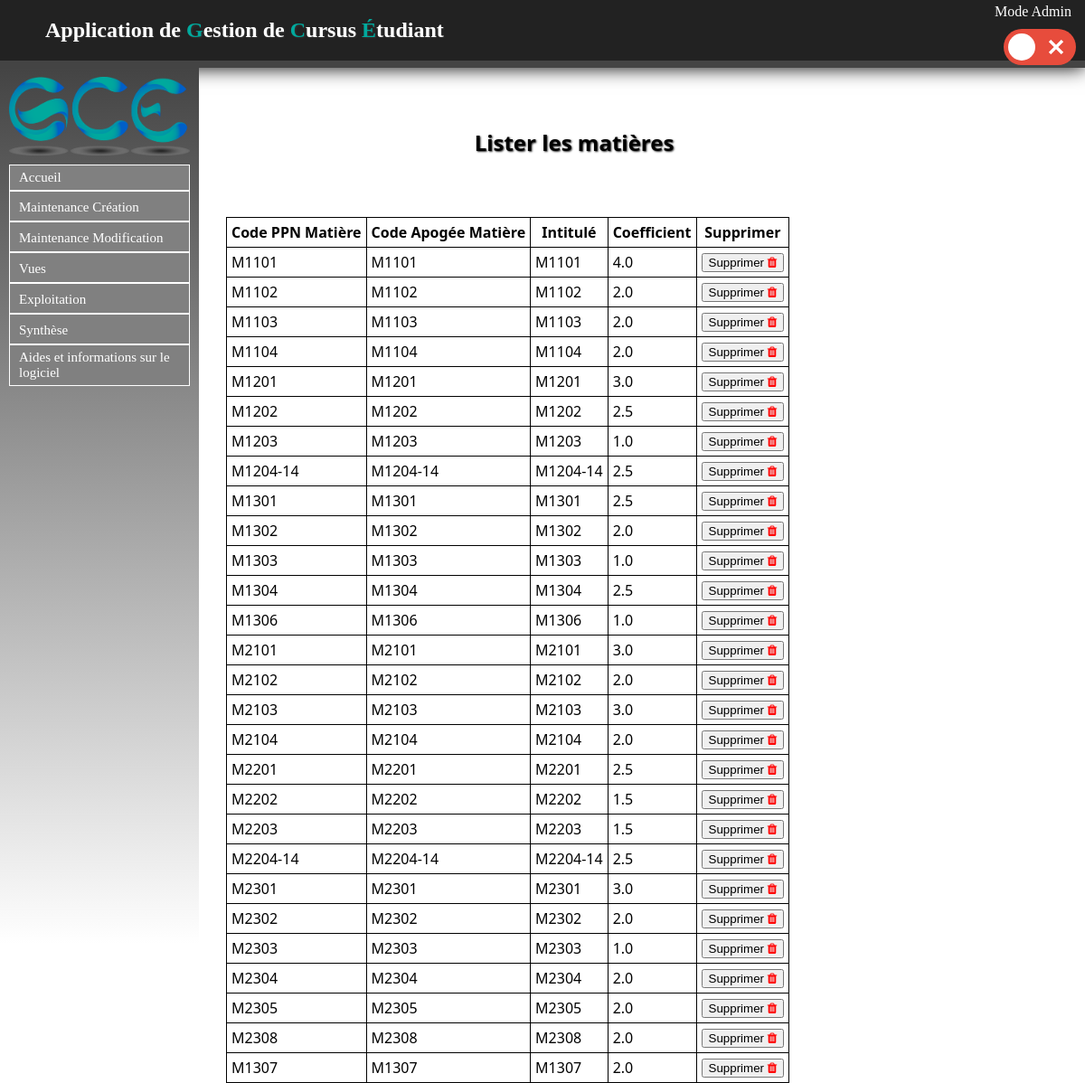
Screenshot of /Matiere/listermatieres with the database file from the repository.
### Matiere/models.py (models this page shows, shortened)
class Matiere(models.Model):
	intitule = models.CharField(max_length=30,null=False)
	code_ppn = models.CharField(max_length=30,null=False)
	code_apogee = models.CharField(max_length=30,null=False)
	coefficient = models.FloatField(default=1.0)
	ue = models.ForeignKey('UE.ue', null=True)

### Matiere/views.py (the view)
def listermatieres(request):
	matieres = Matiere.objects.all()
	return render(request, 'contenu_html/listermatieres.html', locals())

### Matiere/templates/contenu_html/listermatieres.html (shortened to what this page needs)
{% extends "templates/base.html" %}
{% block content %}
<h1>Lister les matières</h1>
{% if not matieres %}
	<p>Il faut créer les matières avant de pouvoir les lister.</p>
{% else %}
	<table >
	<tr>
		<th>Code PPN Matière</th>
		<th>Code Apogée Matière</th>
		<th>Intitulé</th>
		<th>Coefficient</th>
		<th>Supprimer</th>
	</tr>
{% endif %}
{% for mat in matieres %}
	<tr>
		<td>{{ mat.code_ppn }}</td>
		<td>{{ mat.code_apogee }}</td>
		<td>{{ mat.intitule }}</td>
		<td>{{ mat.coefficient }}</td>
		<td><a href="supprmat/{{ mat.id }}"><button>Supprimer <i style="color:red" class="fa fa-trash" aria-hidden="true"></i></button></a></td>
	</tr>
{% endfor %}
</table>
{% endblock %}

### static/css/stylesheet.css (style rules this page uses)
a { color:#222222; text-decoration: none; }
table a { color: blue; text-decoration: underline; }
html,body { height: 100%; }
body { font-family: "Segoe UI", Verdana, serif; font-size:12pt; margin:0; padding:0; }
h1 { text-shadow:1px 1px 2px #333333; text-align: left; color:white; margin-left: 50px; font-size: 1.5em; display: inline-block; }
table { border:1px solid black; border-collapse : collapse; }
#main h1 { color: black; }
table { margin: 50px 50px 50px 50px; }
td, th { padding: 5px; border:1px solid black; }

### rows the page displays
Matiere: code_ppn "M1101", code_apogee "M1101", intitule "M1101", coefficient "4.0"
Matiere: code_ppn "M1102", code_apogee "M1102", intitule "M1102", coefficient "2.0"
Matiere: code_ppn "M1103", code_apogee "M1103", intitule "M1103", coefficient "2.0"
Matiere: code_ppn "M1104", code_apogee "M1104", intitule "M1104", coefficient "2.0"
Matiere: code_ppn "M1201", code_apogee "M1201", intitule "M1201", coefficient "3.0"
Matiere: code_ppn "M1202", code_apogee "M1202", intitule "M1202", coefficient "2.5"
Matiere: code_ppn "M1203", code_apogee "M1203", intitule "M1203", coefficient "1.0"
Matiere: code_ppn "M1204-14", code_apogee "M1204-14", intitule "M1204-14", coefficient "2.5"
Matiere: code_ppn "M1301", code_apogee "M1301", intitule "M1301", coefficient "2.5"
Matiere: code_ppn "M1302", code_apogee "M1302", intitule "M1302", coefficient "2.0"
Matiere: code_ppn "M1303", code_apogee "M1303", intitule "M1303", coefficient "1.0"
Matiere: code_ppn "M1304", code_apogee "M1304", intitule "M1304", coefficient "2.5"
Matiere: code_ppn "M1306", code_apogee "M1306", intitule "M1306", coefficient "1.0"
Matiere: code_ppn "M2101", code_apogee "M2101", intitule "M2101", coefficient "3.0"
Matiere: code_ppn "M2102", code_apogee "M2102", intitule "M2102", coefficient "2.0"
Matiere: code_ppn "M2103", code_apogee "M2103", intitule "M2103", coefficient "3.0"
Matiere: code_ppn "M2104", code_apogee "M2104", intitule "M2104", coefficient "2.0"
Matiere: code_ppn "M2201", code_apogee "M2201", intitule "M2201", coefficient "2.5"
Matiere: code_ppn "M2202", code_apogee "M2202", intitule "M2202", coefficient "1.5"
Matiere: code_ppn "M2203", code_apogee "M2203", intitule "M2203", coefficient "1.5"
Matiere: code_ppn "M2204-14", code_apogee "M2204-14", intitule "M2204-14", coefficient "2.5"
Matiere: code_ppn "M2301", code_apogee "M2301", intitule "M2301", coefficient "3.0"
Matiere: code_ppn "M2302", code_apogee "M2302", intitule "M2302", coefficient "2.0"
Matiere: code_ppn "M2303", code_apogee "M2303", intitule "M2303", coefficient "1.0"
Matiere: code_ppn "M2304", code_apogee "M2304", intitule "M2304", coefficient "2.0"
Matiere: code_ppn "M2305", code_apogee "M2305", intitule "M2305", coefficient "2.0"
Matiere: code_ppn "M2308", code_apogee "M2308", intitule "M2308", coefficient "2.0"
Matiere: code_ppn "M1307", code_apogee "M1307", intitule "M1307", coefficient "2.0"
